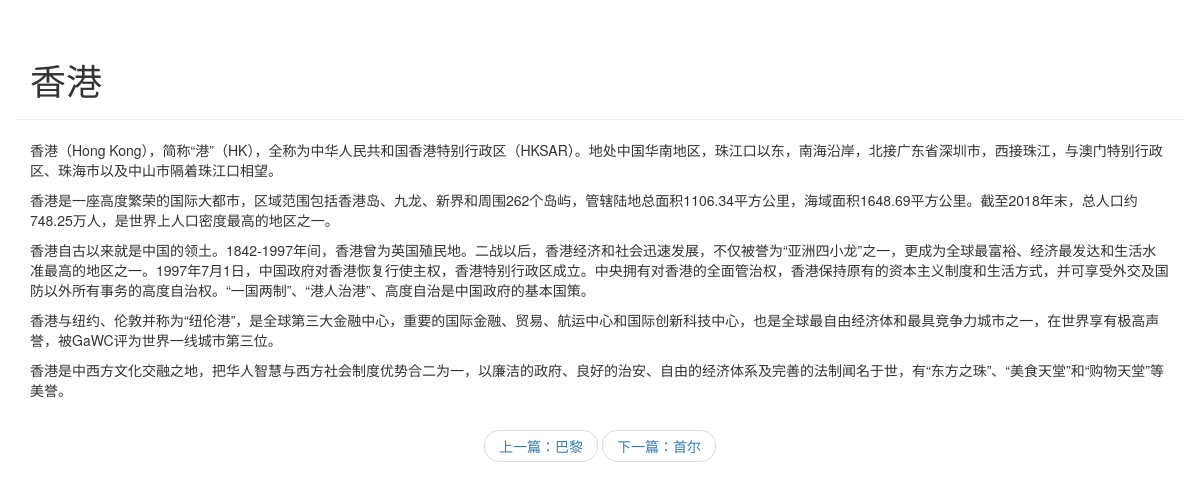
Page /blog/detail/5 on the committed database.
### blog/models.py (models this page shows, shortened)
class Article(models.Model):
    article_id = models.AutoField(primary_key=True)  #文章的唯一ID
    title = models.TextField() #文章的标题
    brief_content = models.TextField()  #文章的简要
    content = models.TextField()  #文章的主要内容
    publish_date =  models.DateTimeField(auto_now=True)  #文章的发布日期

### blog/views.py (the view)
# urls.py: path('detail/<int:article_id>', blog.views.get_detail_page),
def get_detail_page(request, article_id):
    all_articles = Article.objects.all()
    curr_article = None
    previous_index = 0
    next_index = 0
    previous_article = None
    next_article = None
    for index, article in enumerate(all_articles):
        if index == 0:
            previous_index = 0
            next_index = index + 1
        elif index == len(all_articles) - 1:
            previous_index = index - 1
            next_index = index
        else:
            previous_index = index -1
            next_index = index + 1
        if article.article_id == article_id:
            curr_article = article
            previous_article = all_articles[previous_index]
            next_article = all_articles[next_index]
            break
    section_list = curr_article.content.split('\n')
    return render(request, 'blog/detail.html',
                  {
                      'curr_article': curr_article,
                      'section_list': section_list,
                      'previous_article': previous_article,
                      'next_article': next_article,
                  })

### blog/templates/blog/detail.html (shortened to what this page needs)
<!DOCTYPE html>
<html lang="en">
<head>
    <link rel="stylesheet" href="https://cdn.jsdelivr.net/npm/bootstrap@3.3.7/dist/css/bootstrap.min.css">
</head>
<body>
<div class="container page-header">
    <h1>{{ curr_article.title }}</h1>
</div>
<div class="container body-main">
    <div>
        {% for section in section_list %}
        <p>{{ section }}</p>
        {% endfor %}
    </div>
</div>
<div>
    <nav aria-label="...">
  <ul class="pager">
    <li><a href="/blog/detail/{{ previous_article.article_id }}">上一篇：{{ previous_article.title }}</a></li>
    <li><a href="/blog/detail/{{ next_article.article_id }}">下一篇：{{ next_article.title }}</a></li>
  </ul>
</nav>
</div>
</body>
</html>

### rows in the picture
Article: title "香港"
Article: title "巴黎"
Article: title "首尔"

### other values in the picture
{{ section }} "香港（Hong Kong），简称“港”（HK），全称为中华人民共和国香港特别行政区（HKSAR）。地处中国华南地区，珠江口以东，南海沿岸，北接广东省深圳市，西接珠江，与澳门特别行政区、珠海市以及中山市隔着珠江口相望。" "香港是一座高度繁荣的国际大都市，区域范围包括香港岛、九龙、新界和周围262个岛屿，管辖陆地总面积1106.34平方公里，海域面积1648.69平方公里。截至2018年末，总人口约748.25万人，是世界上人口密度最高的地区之一。" "香港与纽约、伦敦并称为“纽伦港”，是全球第三大金融中心，重要的国际金融、贸易、航运中心和国际创新科技中心，也是全球最自由经济体和最具竞争力城市之一，在世界享有极高声誉，被GaWC评为世界一线城市第三位。" "香港是中西方文化交融之地，把华人智慧与西方社会制度优势合二为一，以廉洁的政府、良好的治安、自由的经济体系及完善的法制闻名于世，有“东方之珠”、“美食天堂”和“购物天堂”等美誉。"
